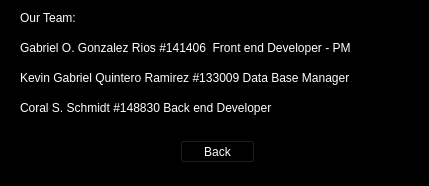
<?xml version="1.0" encoding="UTF-8"?>
<ui version="4.0">
 <class>Form</class>
 <widget class="QWidget" name="Form">
  <property name="geometry">
   <rect>
    <x>0</x>
    <y>0</y>
    <width>429</width>
    <height>186</height>
   </rect>
  </property>
  <property name="windowTitle">
   <string>Form</string>
  </property>
  <property name="styleSheet">
   <string notr="true">background-color: rgb(0, 0, 0);
color: rgb(255, 255, 255);</string>
  </property>
  <widget class="QLabel" name="label">
   <property name="geometry">
    <rect>
     <x>20</x>
     <y>10</y>
     <width>81</width>
     <height>16</height>
    </rect>
   </property>
   <property name="text">
    <string>Our Team:</string>
   </property>
  </widget>
  <widget class="QLabel" name="label_2">
   <property name="geometry">
    <rect>
     <x>20</x>
     <y>40</y>
     <width>381</width>
     <height>16</height>
    </rect>
   </property>
   <property name="text">
    <string>Gabriel O. Gonzalez Rios #141406  Front end Developer - PM</string>
   </property>
  </widget>
  <widget class="QLabel" name="label_3">
   <property name="geometry">
    <rect>
     <x>20</x>
     <y>70</y>
     <width>381</width>
     <height>16</height>
    </rect>
   </property>
   <property name="text">
    <string>Kevin Gabriel Quintero Ramirez #133009 Data Base Manager</string>
   </property>
  </widget>
  <widget class="QLabel" name="label_4">
   <property name="geometry">
    <rect>
     <x>20</x>
     <y>100</y>
     <width>291</width>
     <height>16</height>
    </rect>
   </property>
   <property name="text">
    <string>Coral S. Schmidt #148830 Back end Developer</string>
   </property>
  </widget>
  <widget class="QPushButton" name="backButton">
   <property name="geometry">
    <rect>
     <x>180</x>
     <y>140</y>
     <width>75</width>
     <height>23</height>
    </rect>
   </property>
   <property name="text">
    <string>Back</string>
   </property>
  </widget>
 </widget>
 <resources/>
 <connections>
  <connection>
   <sender>backButton</sender>
   <signal>clicked()</signal>
   <receiver>Form</receiver>
   <slot>hide()</slot>
   <hints>
    <hint type="sourcelabel">
     <x>216</x>
     <y>158</y>
    </hint>
    <hint type="destinationlabel">
     <x>306</x>
     <y>160</y>
    </hint>
   </hints>
  </connection>
 </connections>
</ui>
